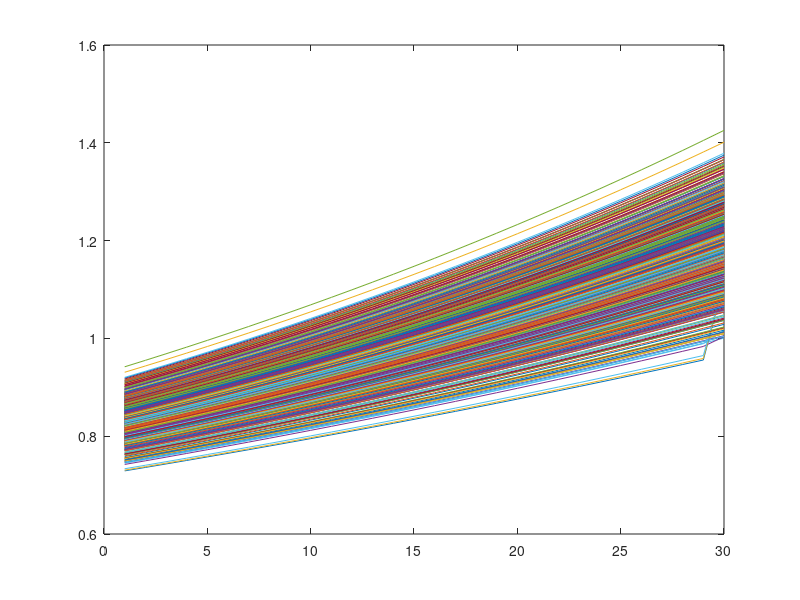

This figure's MATLAB source: (Note: this script raises an error after producing the figure.)
%%%%%----- Simulated Annealing for discrete optimization (DMDII)----%%%%%

function MainFunction
%
%  This is the main function to run the Dynamic Scheduler and display the preliminary results.
%
%  Inputs:
%        Load data: load the future predicted degradation path which is
%        provided by PDX.
%
%  Outputs:
%        The optimized thresholds for spare part order placement and
%        thresholds for performing maintenance are displayed. Those two
%        thresholds are translated into the countdown time for order
%        placement and maintenance performance and displayed as well.
%        Two values of order placement threshold (Xo) and 
%        maintenance performance threshold (Xm) and displays the 
%        corresponding countdown time To (Order placement) and Tm (Maintenance performance).
%
%
%  Format of outputs:
%        Current format displays two values of order placement threshold
%        and maintenance performance threshold and displays the corresponding 
%        countdown time. In addition, actionable signal indication which can 
%        be refered to suggest the actions with 
%        respect to order purchase and maintenance performance.
%        
%  NU_Version1.0
%  by Anqi He, Northeastern University, Boston

close all
clear all
clc
%tic
% Global 
global X L Xf C1 C2 C3 Cws Cwc N M C0 delta_t xlower xupper xdelt;

% Import the data of the future predicted degradation path
load('Sample_Data 06.04.mat'); %Import the sample data from PDX

X=HI_Curves';
%% Define the feasible region

Xf = 1;  % Provided by PDX
L = 3;  % Lead time(settle down regarding the real case )
xdelt= 0.005; %0.005

% Pre-check the validity of the predicted paths
% Here, we need to gaurantee the lower bound value of provided degradation
% paths all above the failure threshold

%%%%%%%% create two datasets for validation %%%%%%%%%%%%%%%%
% disp('Value within specified range.')
% Remove the columns in which the last obsevation is less than the value of failure threshold
if length(find(X(end,:)<Xf))/size(X,2)==0
    X = X;
elseif length(find(X(end,:)<Xf))/size(X,2) < 0.8
    X(:,find(X(end,:)<Xf))=[];
else
    disp(' Warning: Machine is health, please wait for the newly predicted degradation data!');
end 
[row,col] = size(X);
N = row; % The time length of predicted degradation paths( provided by PDX )
M = col; % Number of predicted paths

% Plot the data of predicted paths
figure(1)
for i= 1:M
   plot(X(:,i));hold on;
end

% Initial Parameters Setting

C1 = 15; % Maintenance cost for type 1
C2 = 20; % Maintenance cost for type 2
C3 = 40; % Maintenance cost for type 3
Cws = 1; % Cost of waiting time of suppliers per unit time  %%% original 1
Cwc = 1000; % Cost of waiting time of suppliers per unit time 10 %%% original 1000
C0 = 0.5; % Initial cost can be removed
delta_t = 1 ; % Unit time (provided by PDX)

%% SA for Optimization
% Create vectors containing the lower bound (|lb|) and upper bound constraints(|ub|).
% Transform the bounds into discrete variables.
xlower = min(min(X)); %%% X(1,1)min(min(X))
xupper = Xf;
l = [1 1];   
u = [length(xlower:xdelt:xupper) length(xlower:xdelt:xupper)];
ini=ceil((u-l).*abs(rand(1,2)));%Initial guess for the minimum (threshold to order, threhold to perform maintenance)
% Call the SA function to solve the problem with discrete variables.
C=@CostRate;
[x0,f0]=sim_anl(C,ini,l,u,400);
%toc
% _Analyze the Results_
xbestDisc = MapVariables(x0); 
%display(xbestDisc)  % Display the optimimal order placement threshold and maintenance threshold
Xo=xbestDisc(1); %0.9576
Xm=xbestDisc(2); %0.7826
%fprintf('\nCost rate return by SA = %g\n',f0); %Display the optimal value of the objective function
%fprintf('\n Threshold for order placement Xo = %g\n',Xo)
%fprintf('\n Threshold for maintenance Xm = %g\n',Xm)
%% Calculate the risk
% Import the production schedule information
% Extract the position of the ending time of each time points
%%%%%%%%%%%%% Mengkai 
[num,text,both]= xlsread('Orders_Scheduled_06.04.xlsx');

Pro_Schedule = text(2:end,4:5); % Extract the production schedule
[r c] = size(Pro_Schedule);

% Calculate the time duration for each order
for i =1:r
T1 = datetime(Pro_Schedule{i,1});
T2 = datetime(Pro_Schedule{i,2});
P(i) = T2 - T1;
end
P.Format='d';  % Format the time duration in days
P=days(P); P=round(P); % Convert duration array to numeric array by rounding the numerical value to the nearest integer

p=cumsum(P); % The derived end ponits for each order
%%%%%%%%%%
%p = [8, 15, 30];
Risk = RiskFunc(X, p); % Calculate risk for each order
%% Dispaly risk corrsponding to each order
order_risk=Risk.batch;
order_risk=vpa(order_risk);
order_ind =1:r;
order_risk=[order_ind;order_risk];
fprintf('Risk for each order: ');
fprintf('%g ', order_risk);
fprintf('\n');

%% Dispaly risk for each upcoming day
Day_R=2:row;
Day_Risk = RiskFunc(X, Day_R);% Calculate risk for each order
Daily_risk=Day_Risk.batch;
Daily_risk=vpa(Daily_risk);
fprintf('Risk for the current time and time in the future: ');
disp(Daily_risk);
%% Dispaly the countdown time
Xo=xbestDisc(1); %0.9576
Xm=xbestDisc(2); %0.7826
%Calculate To
TO=0;
for i=1:col
r=min(find(X(:,i)>Xo));
TO=r+TO;
end
To=TO/col-1; % Countdown time from today 1 to the order palcement date To;
To = round(To);
% countdown time array from the beginning time of prediction to order time
To_array=linspace(To,0,To+1);

%Calculate Tm
TM=0;
for i=1:col
    rr=max(find(X(:,i)<Xm));
    TM=rr+TM;
end
Tm=TM/col-1; % Countdown time from today 1 to the maintenance date Tm;
Tm = round(Tm);
% countdown time array from the beginning time of prediction to maintenance time
Tm_array=linspace(Tm,0,Tm+1);

% Countdown time display 
fprintf('\n Countdown time to place order To = %g\n',To_array(5))
fprintf('\n Countdown time to perform maintenance Tm = %g\n',Tm_array(5))
